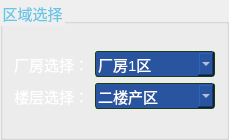
            <widget class="QGroupBox" name="groupBox_2">
             <property name="minimumSize">
              <size>
               <width>0</width>
               <height>140</height>
              </size>
             </property>
             <property name="maximumSize">
              <size>
               <width>250</width>
               <height>220</height>
              </size>
             </property>
             <property name="font">
              <font>
               <pointsize>11</pointsize>
              </font>
             </property>
             <property name="styleSheet">
              <string notr="true">QGroupBox{
	border-image: url(:/images/border.png);
    color:#65c6e7
}</string>
             </property>
             <property name="title">
              <string>区域选择</string>
             </property>
             <layout class="QVBoxLayout" name="verticalLayout_18">
              <item>
               <layout class="QVBoxLayout" name="verticalLayout_17">
                <item>
                 <layout class="QHBoxLayout" name="horizontalLayout_24">
                  <item>
                   <widget class="QLabel" name="label_37">
                    <property name="minimumSize">
                     <size>
                      <width>75</width>
                      <height>0</height>
                     </size>
                    </property>
                    <property name="maximumSize">
                     <size>
                      <width>75</width>
                      <height>16777215</height>
                     </size>
                    </property>
                    <property name="font">
                     <font>
                      <pointsize>11</pointsize>
                     </font>
                    </property>
                    <property name="styleSheet">
                     <string notr="true">
color:white</string>
                    </property>
                    <property name="text">
                     <string>厂房选择：</string>
                    </property>
                    <property name="alignment">
                     <set>Qt::AlignCenter</set>
                    </property>
                   </widget>
                  </item>
                  <item>
                   <widget class="QComboBox" name="comboBox">
                    <property name="minimumSize">
                     <size>
                      <width>120</width>
                      <height>0</height>
                     </size>
                    </property>
                    <property name="maximumSize">
                     <size>
                      <width>120</width>
                      <height>16777215</height>
                     </size>
                    </property>
                    <property name="font">
                     <font>
                      <pointsize>11</pointsize>
                     </font>
                    </property>
                    <property name="styleSheet">
                     <string notr="true"> 
QComboBox{
	border:1px solid #242424;
	border-radius:3px;
	padding:2px;
	background:none;
	border-color: rgb(22,63,23);
	background-color: rgb(41, 85, 160);
	selection-background-color:#484848;
	selection-color:#DCDCDC;
	color:white;
}
 
 </string>
                    </property>
                    <item>
                     <property name="text">
                      <string>厂房1区</string>
                     </property>
                    </item>
                    <item>
                     <property name="text">
                      <string>厂房2区</string>
                     </property>
                    </item>
                    <item>
                     <property name="text">
                      <string>厂房3区</string>
                     </property>
                    </item>
                    <item>
                     <property name="text">
                      <string>厂房4区</string>
                     </property>
                    </item>
                    <item>
                     <property name="text">
                      <string>厂房5区</string>
                     </property>
                    </item>
                   </widget>
                  </item>
                 </layout>
                </item>
                <item>
                 <layout class="QHBoxLayout" name="horizontalLayout_25">
                  <item>
                   <widget class="QLabel" name="label_38">
                    <property name="minimumSize">
                     <size>
                      <width>75</width>
                      <height>0</height>
                     </size>
                    </property>
                    <property name="maximumSize">
                     <size>
                      <width>75</width>
                      <height>16777215</height>
                     </size>
                    </property>
                    <property name="font">
                     <font>
                      <pointsize>11</pointsize>
                     </font>
                    </property>
                    <property name="styleSheet">
                     <string notr="true">
color:white</string>
                    </property>
                    <property name="text">
                     <string>楼层选择：</string>
                    </property>
                    <property name="alignment">
                     <set>Qt::AlignCenter</set>
                    </property>
                   </widget>
                  </item>
                  <item>
                   <widget class="QComboBox" name="comboBox_2">
                    <property name="minimumSize">
                     <size>
                      <width>120</width>
                      <height>0</height>
                     </size>
                    </property>
                    <property name="maximumSize">
                     <size>
                      <width>120</width>
                      <height>16777215</height>
                     </size>
                    </property>
                    <property name="font">
                     <font>
                      <pointsize>11</pointsize>
                     </font>
                    </property>
                    <property name="styleSheet">
                     <string notr="true"> 
QComboBox{
	border:1px solid #242424;
	border-radius:3px;
	padding:2px;
	background:none;
	border-color: rgb(22,63,23);
	background-color: rgb(41, 85, 160);
	selection-background-color:#484848;
	selection-color:#DCDCDC;
	color:white;
}
 
 </string>
                    </property>
                    <item>
                     <property name="text">
                      <string>二楼产区</string>
                     </property>
                    </item>
                    <item>
                     <property name="text">
                      <string>三楼产区</string>
                     </property>
                    </item>
                    <item>
                     <property name="text">
                      <string>四楼产区</string>
                     </property>
                    </item>
                   </widget>
                  </item>
                 </layout>
                </item>
               </layout>
              </item>
             </layout>
            </widget>
